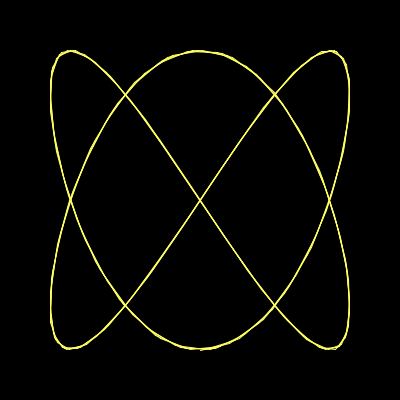
Frame 1 (no input)
Frame 60 (the mouse pressed at the canvas centre just before this capture): identical to frame 1, image omitted
Frame 120 (the mouse held since frame 60 and released just before this capture): identical to frame 1, image omitted

The Processing sketch that drew this single still picture (run headless with seeded random() and noise(); from frame 60 on, the mouse is pressed at the canvas centre):

// Processing sketch: hw04_1_ris
// ── hw04_1_ris.pde



void setup(){
  size(400, 400);
  smooth();
  stroke(255, 255, 100);
  frameRate(60);
}


void draw() {
  background(0);
  float theta = 0, step = 0.1, A = 150, B = 150, a = 2, b = 3, sig = 0;
  float x1, x2, y1, y2;
  while (theta < 2*PI*4) {
    x1 = A*sin(a*theta+sig);
    y1 = B*cos(b*theta);
    x2 = A*sin(a*(theta+step)+sig);
    y2 = B*cos(b*(theta+step));
    
    x1 += 200;
    x2 += 200;
    y1 += 200;
    y2 += 200;
    line(x1, y1, x2, y2);
    theta += step;
  }
}
